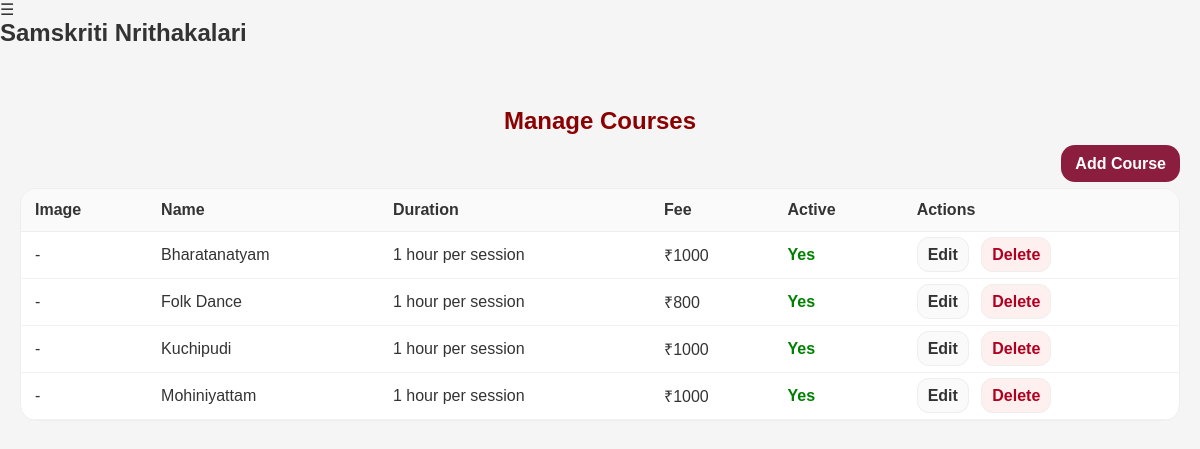
/admin-panel/courses/ (signed in), run on the app's committed database.
### core/models.py (models this page shows, shortened)
class Course(models.Model):
    name = models.CharField(max_length=100, default="Course")
    description = models.TextField(blank=True)
    duration = models.CharField(max_length=50, blank=True)
    fee = models.DecimalField(max_digits=10, decimal_places=0, default=1000)
    is_active = models.BooleanField(default=True)
    image = models.ImageField(upload_to="course_images/", blank=True, null=True)
    class Meta:
        ordering = ["name"]

### core/views.py (the view)
# urls.py: path("admin-panel/courses/", views.admin_courses, name="admin_courses"),
@login_required
def admin_courses(request):
    if not is_admin_user(request.user):
        return redirect("dashboard")
    courses = Course.objects.all().order_by("name")
    return render(request, "admin_courses.html", {"courses": courses})

### core/views.py (called while the page is built)
def is_admin_user(user):
    return bool(user and user.is_authenticated and (user.is_staff or user.is_superuser))

### templates/admin_courses.html
{% extends 'base.html' %}
{% block content %}
<div style="max-width:1200px;margin:40px auto;padding:20px;">
    <h2 style="text-align:center;color:#8B0000;margin-bottom:20px;">Manage Courses</h2>
    <div style="text-align:right;margin-bottom:15px;">
        <a href="{% url 'admin_course_add' %}" style="padding:10px 14px;border-radius:14px;background:#8B1E3F;color:white;text-decoration:none;font-weight:800;">
            Add Course
        </a>
    </div>
    {% if courses %}
        <div style="overflow:auto;border-radius:16px;border:1px solid #eee;background:white;">
            <table style="width:100%;border-collapse:collapse;">
                <thead>
                    <tr style="background:#fafafa;">
                        <th style="text-align:left;padding:12px 14px;border-bottom:1px solid #eee;">Image</th>
                        <th style="text-align:left;padding:12px 14px;border-bottom:1px solid #eee;">Name</th>
                        <th style="text-align:left;padding:12px 14px;border-bottom:1px solid #eee;">Duration</th>
                        <th style="text-align:left;padding:12px 14px;border-bottom:1px solid #eee;">Fee</th>
                        <th style="text-align:left;padding:12px 14px;border-bottom:1px solid #eee;">Active</th>
                        <th style="text-align:left;padding:12px 14px;border-bottom:1px solid #eee;">Actions</th>
                    </tr>
                </thead>
                <tbody>
                    {% for c in courses %}
                        <tr>
                            <td style="padding:12px 14px;border-bottom:1px solid #f2f2f2;">
                                {% if c.image %}
                                    <img src="{{ c.image.url }}" alt="{{ c.name }}" style="width:60px;height:40px;object-fit:cover;border-radius:8px;border:1px solid #eee;" />
                                {% else %}
                                    -
                                {% endif %}
                            </td>
                            <td style="padding:12px 14px;border-bottom:1px solid #f2f2f2;">{{ c.name }}</td>
                            <td style="padding:12px 14px;border-bottom:1px solid #f2f2f2;">{{ c.duration|default:"-" }}</td>
                            <td style="padding:12px 14px;border-bottom:1px solid #f2f2f2;">₹{{ c.fee }}</td>
                            <td style="padding:12px 14px;border-bottom:1px solid #f2f2f2;">
                                {% if c.is_active %}
                                    <span style="color:green;font-weight:800;">Yes</span>
                                {% else %}
                                    <span style="color:#b00020;font-weight:800;">No</span>
                                {% endif %}
                            </td>
                            <td style="padding:12px 14px;border-bottom:1px solid #f2f2f2;">
                                <a href="{% url 'admin_course_edit' c.id %}" style="padding:8px 10px;border-radius:12px;border:1px solid #eee;background:#fafafa;text-decoration:none;font-weight:800;color:#333;">Edit</a>
                                <a href="{% url 'admin_course_delete' c.id %}" style="margin-left:8px;padding:8px 10px;border-radius:12px;border:1px solid #eee;background:#fff0f0;text-decoration:none;font-weight:800;color:#b00020;">Delete</a>
                            </td>
                        </tr>
                    {% endfor %}
                </tbody>
            </table>
        </div>
    {% else %}
        <p style="text-align:center;color:#555;">No courses added yet.</p>
    {% endif %}
</div>
{% endblock %}

### static/css/style.css (style rules this page uses)
* { margin: 0; padding: 0; box-sizing: border-box; }
body { font-family: 'Poppins', sans-serif; background: #f5f5f5; color: #333; }

### data on the page
Course: name "Bharatanatyam", duration "1 hour per session", fee "1000", is_active "Yes"
Course: name "Folk Dance", duration "1 hour per session", fee "800", is_active "Yes"
Course: name "Kuchipudi", duration "1 hour per session", fee "1000", is_active "Yes"
Course: name "Mohiniyattam", duration "1 hour per session", fee "1000", is_active "Yes"
